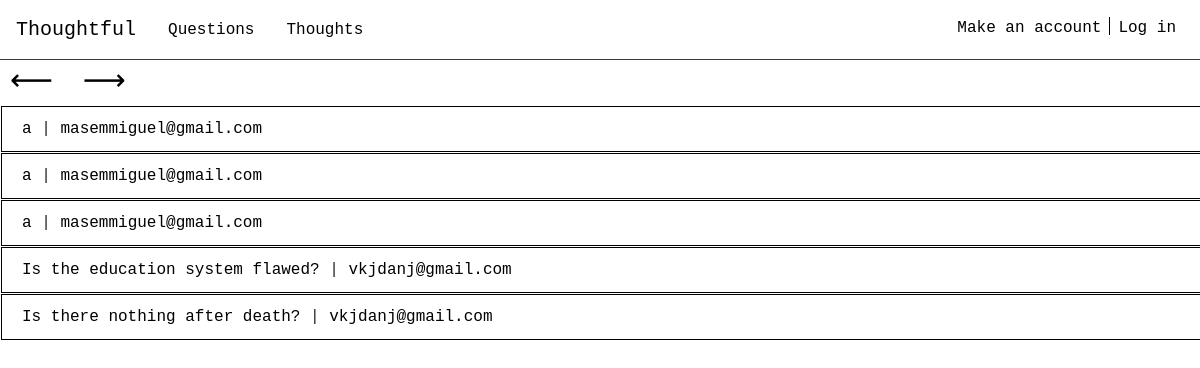
Screenshot of /allThoughts/2 with the database file from the repository.
### writer/models.py (models this page shows)
class User(AbstractUser):
    morals = models.CharField(max_length=512)
    name = models.CharField(max_length=32, blank=True, null=True)

class Argument(models.Model):
    procon = models.BooleanField(null=True) # true means pro, false means con
    content = models.CharField(max_length=512)
    sources = models.CharField(max_length=512, blank=True)
    strength = models.FloatField(null=True)
    smallId = models.IntegerField(default=-1)
    origin = models.ForeignKey('self', null=True, on_delete=models.CASCADE, related_name="responses")
    root = models.ForeignKey(Thought, on_delete=models.CASCADE, related_name="arguments")

### writer/views.py (the view)
# urls.py: path("allThoughts/<int:page>", views.allThoughts, name="allThoughts"),
def allThoughts(request, page):
    temp = Thought.objects.all()
    usersThoughts = []
    for t in temp:
        usersThoughts.append({
            "id": t.smallId,
            "value": t.arguments.all().get(origin=None).content,
            "user": t.user.username,
            "page": page
        })
    usersThoughts = Paginator(usersThoughts, 10)
    return render(request, "writer/explore.html", {
        "thoughts": usersThoughts.page(page),
        "pagePlus": page + 1 if page + 1 <= usersThoughts.num_pages else 0,
        "pageMinus": page - 1,
    })

### writer/templates/writer/explore.html (shortened to what this page needs)
{% extends 'writer/layout.html' %}
{% load static %}
{% block body %}
{% if thoughts %}
{% if currentUser %}
<h1>{{ currentUser.name }}</h1>
<h4><strong>Moral Basis: </strong>{{ currentUser.morals }}</h4>
<hr />
<a class="page-change" {% if pageMinus is not 0 %} href="{% url 'thoughts' currentUser.username pageMinus %}"
    {% endif %}>⟵</a>
<a class="page-change" {% if pagePlus is not 0 %} href="{% url 'thoughts' currentUser.username pagePlus %}"
    {% endif %}>⟶</a>
{% else %}
<a class="page-change" {% if pageMinus is not 0 %} href="{% url 'allThoughts' pageMinus %}" {% endif %}>⟵</a>
<a class="page-change" {% if pagePlus is not 0 %} href="{% url 'allThoughts' pagePlus %}" {% endif %}>⟶</a>
{% endif %}
{% for thought in thoughts %}
<div class="thought">
    {% if currentUser and not user.username == currentUser.username %}
    <a href="{% url 'userArgument' currentUser.username ' ' thought.id %}">{{ thought.value }}</a>
    {% elif thought.user %}
    <a href="{% url 'userArgument' thought.user ' ' thought.id %}">{{ thought.value }}</a>
    {% else %}
    <a href="{% url 'argument' ' ' thought.id %}">{{ thought.value }}</a>
    {% endif %}
    {% if thought.user %}
    | <a href="{% url 'thoughts' thought.user 1 %}">{{ thought.user }}</a>
    {% elif currentUser and user.username == currentUser.username %}
    <button class="delete" id="del_{{ thought.id }}">X</button>
    {% endif %}
</div>
{% endfor %}
{% endif %}
{% endblock %}

### writer/templates/writer/layout.html (shortened to what this page needs)
{% load static %}
<!DOCTYPE html>
<html lang="en">
<head>
    <link rel="stylesheet" href="https://stackpath.bootstrapcdn.com/bootstrap/4.4.1/css/bootstrap.min.css"
>
    <link href="{% static 'writer/styles.css' %}" rel="stylesheet">
</head>
<body>
    <nav class="navbar navbar-expand-lg border-bottom border-dark">
        <a class="navbar-brand" href="{% url 'index' %}">Thoughtful</a>
        <a class="nav-link" href="{% url 'questions' 'rank' 1 %}">Questions</a>
        <a class="nav-link" href="{% url 'allThoughts' 1 %}">Thoughts</a>
        <ul class="nav navbar-nav ml-auto">
            {% if user.is_authenticated %}
            <a class="nav-link" href="{% url 'thoughts' user.username 1 %}">{{ user.name }}</a>
            <hr class="vertical">
            <a class="nav-link" href="{% url 'logout' %}">Log out</a>
            {% else %}
            <a class="nav-link" href="{% url 'register' %}">Make an account</a>
            <a class="nav-link" href="{% url 'login' %}">Log in</a>
            {% endif %}
        </ul>
    </nav>
    {% block body %}
    {% endblock %}
</body>
</html>

### writer/static/writer/styles.css (style rules this page uses)
body { font-family: monospace; }
a { color:black !important; }
.thought { border: 1px solid black; width: 100%; margin: 1px; padding-top: 10px; padding-bottom: 10px; padding-left: 20px; padding-right: 20px; position: relative; }
.page-change { margin: 10px; font-size: 30px; cursor: pointer; }

### rows the page displays
User: user "masemmiguel@gmail.com" "masemmiguel@gmail.com" "masemmiguel@gmail.com"
Argument: value "Is the education system flawed?"
User: user "vkjdanj@gmail.com" "vkjdanj@gmail.com"
Argument: value "Is there nothing after death?"

### other values shown
{{ thought.value }} "a" "a" "a"
